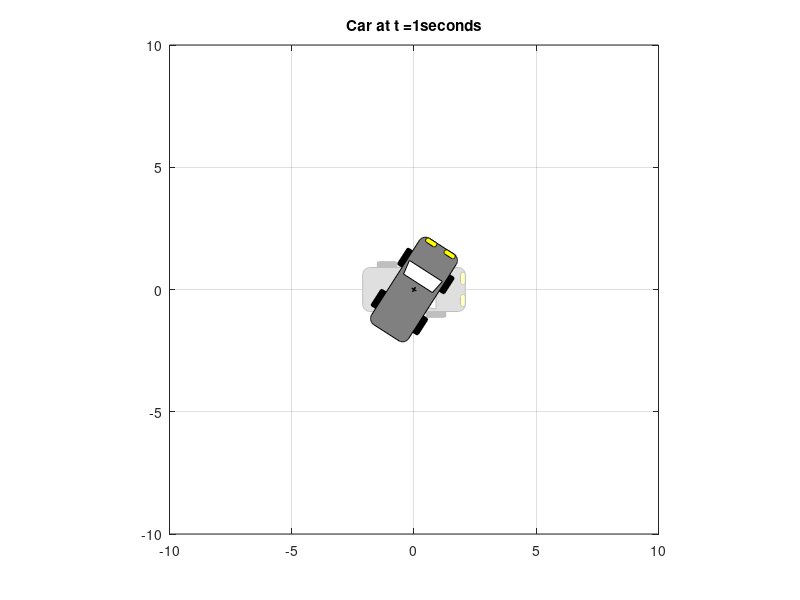

This chart was generated by the following MATLAB code:
function vehiclePlot(x,u,T)
    if nargin < 2
    T=0:0.01:1;
x=repmat([1;2;0],1,length(T));
u=repmat([0;0],1,length(T));
u(1,:)=0*cos(T);
x(1,:)=0*sin(T);
x(2,:)=0*cos(T);
x(3,:)=T;

    end
    close all


figure(1)
intorno=10;in=intorno;
set(gcf,'name','car parking','Menu','none','NumberT','off')
set(gca,'xlim',[-in in],'ylim',[-in in],'DataAspectRatio',[1 1 1])
grid on
box on
% plot target configuration with light colors
handles = car_plot([0 0 0 0]', [0 0]');
fcolor  = get(handles,'facecolor');
ecolor  = get(handles,'edgecolor');
fcolor  = cellfun(@(x) (x+3)/4,fcolor,'UniformOutput',false);
ecolor  = cellfun(@(x) (x+3)/4,ecolor,'UniformOutput',false);
set(handles, {'facecolor','edgecolor'}, [fcolor ecolor])


line_handle = line([0 0],[0 0],'color','b','linewidth',2);
plotFn = @(x) set(line_handle,'Xdata',x(1,:),'Ydata',x(2,:));


% animate the resulting trajectory
handles = [];
plotFn(x)
for i=1:100:length(x(1,:))

   set(0,'currentfigure',1);
   delete(handles)
   handles = car_plot(x(:,i), u(:,i));
   set(gca,'xlim',[-in+x(1,i) in+x(1,i)],'ylim',[-in+x(2,i) in+x(2,i)],'DataAspectRatio',[1 1 1])
   title(["Car at t =",num2str(T(i)),"seconds"])
   drawnow  
end


% ======== graphics functions ========
function h = car_plot(x,u)

body        = [0.9 2.1 0.3];           % body = [width length curvature]
bodycolor   = 0.5*[1 1 1];
headlights  = [0.25 0.1 .1 body(1)/2]; % headlights [width length curvature x]
lightcolor  = [1 1 0];
wheel       = [0.15 0.4 .06 1.1*body(1) -1.1 .9];  % wheels = [width length curvature x yb yf]
wheelcolor  = 'k';

h = [];

% make wheels
for front = 1:2
   for right = [-1 1]
      h(end+1) = rrect(wheel,wheelcolor)'; %#ok<AGROW>
      if front == 2
         twist(h(end),0,0,u(1))
      end
      twist(h(end),right*wheel(4),wheel(4+front))
   end
end


% make body
h(end+1) = rrect(body,bodycolor);

% make window (hard coded)
h(end+1) = patch([-.8 .8 .7 -.7],.6+.3*[1 1 -1 -1],'w');

% headlights
h(end+1) = rrect(headlights(1:3),lightcolor);
twist(h(end),headlights(4),body(2)-headlights(2))
h(end+1) = rrect(headlights(1:3),lightcolor);
twist(h(end),-headlights(4),body(2)-headlights(2))

% put rear wheels at (0,0)
twist(h,0,0)

% align to x-axis
twist(h,0,0,-pi/2)

% make origin (hard coded)
ol = 0.1;
ow = 0.01;
h(end+1) = patch(ol*[-1 1 1 -1],ow*[1 1 -1 -1],'k');
h(end+1) = patch(ow*[1 1 -1 -1],ol*[-1 1 1 -1],'k');

twist(h,x(1),x(2),x(3))

function twist(obj,x,y,theta)
% a planar twist: rotate object by theta, then translate by (x,y)
i = 1i;
if nargin == 3
   theta = 0;
end
for h = obj
   Z = get(h,'xdata') + i*get(h,'ydata');
   Z = Z * exp(i*theta);
   Z = Z + (x + i*y);
   set(h,'xdata',real(Z),'ydata',imag(Z));
end

function h = rrect(wlc, color)
% draw a rounded rectangle (using complex numbers and a kronecker sum :-)

N        = 25; % number of points per corner

width    = wlc(1);
length   = wlc(2);
curve    = wlc(3);

a        = linspace(0,2*pi,4*N);
circle   = curve*exp(1i*a);
width    = width-curve;
length   = length-curve;
rect1    = diag(width*[1 -1 -1 1] + 1i*length *[1 1 -1 -1]);
rectN    = sum(kron(rect1, ones(1,N)), 1) ;
rr       = circle + rectN;
rr       = [rr rr(1)]; % close the curve

h        = patch(real(rr),imag(rr),color);